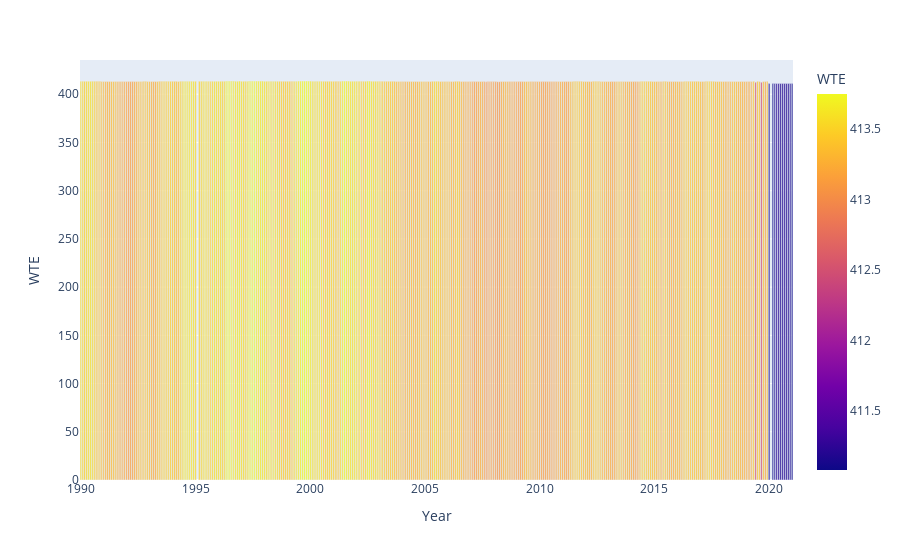

Notebook code cell kept with this figure:
### Code cell
import plotly.express as px

fig = px.bar(wte_avg_df, x='Year',
y='WTE', color='WTE')
fig.show()

### Figure 1 — Plotly figure (JSON) as saved in the notebook; plotly's stock layout.template omitted (floating-point values rounded to 4 significant figures; data arrays with more than 128 entries replaced by an {"elided": "..."} marker saying what was removed)
{"data": [{"alignmentgroup": "True", "hovertemplate": "Year=%{x}<br>WTE=%{marker.color}<extra></extra>", "legendgroup": "", "marker": {"color": {"elided": "371 float values"}, "coloraxis": "coloraxis", "pattern": {"shape": ""}}, "name": "", "offsetgroup": "", "orientation": "v", "showlegend": false, "textposition": "auto", "type": "bar", "x": {"elided": "371 str values"}, "xaxis": "x", "y": {"elided": "371 float values"}, "yaxis": "y"}], "layout": {"barmode": "relative", "coloraxis": {"colorbar": {"title": {"text": "WTE"}}, "colorscale": [[0, "#0d0887"], [0.1111, "#46039f"], [0.2222, "#7201a8"], [0.3333, "#9c179e"], [0.4444, "#bd3786"], [0.5556, "#d8576b"], [0.6667, "#ed7953"], [0.7778, "#fb9f3a"], [0.8889, "#fdca26"], [1, "#f0f921"]]}, "legend": {"tracegroupgap": 0}, "margin": {"t": 60}, "xaxis": {"anchor": "y", "domain": [0, 1], "title": {"text": "Year"}}, "yaxis": {"anchor": "x", "domain": [0, 1], "title": {"text": "WTE"}}}}
